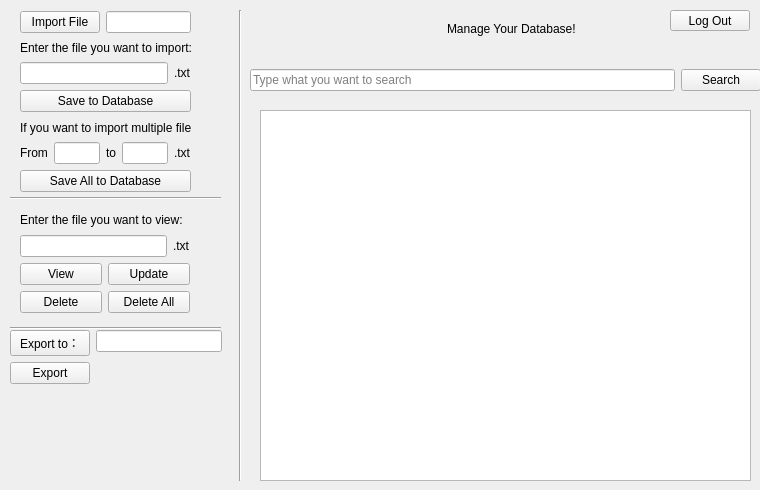
<?xml version="1.0" encoding="UTF-8"?>
<ui version="4.0">
 <class>MainViewWidget</class>
 <widget class="QWidget" name="MainViewWidget">
  <property name="geometry">
   <rect>
    <x>0</x>
    <y>0</y>
    <width>760</width>
    <height>490</height>
   </rect>
  </property>
  <property name="windowTitle">
   <string>Form</string>
  </property>
  <widget class="QWidget" name="wTitle" native="true">
   <property name="geometry">
    <rect>
     <x>410</x>
     <y>10</y>
     <width>203</width>
     <height>38</height>
    </rect>
   </property>
   <layout class="QHBoxLayout" name="horizontalLayout">
    <item>
     <spacer name="horizontalSpacer">
      <property name="orientation">
       <enum>Qt::Horizontal</enum>
      </property>
      <property name="sizeHint" stdset="0">
       <size>
        <width>37</width>
        <height>17</height>
       </size>
      </property>
     </spacer>
    </item>
    <item>
     <widget class="QLabel" name="lblTitle">
      <property name="text">
       <string>Manage Your Database!</string>
      </property>
     </widget>
    </item>
    <item>
     <spacer name="horizontalSpacer_2">
      <property name="orientation">
       <enum>Qt::Horizontal</enum>
      </property>
      <property name="sizeHint" stdset="0">
       <size>
        <width>14</width>
        <height>17</height>
       </size>
      </property>
     </spacer>
    </item>
   </layout>
  </widget>
  <widget class="QWidget" name="wSearch" native="true">
   <property name="geometry">
    <rect>
     <x>250</x>
     <y>60</y>
     <width>511</width>
     <height>40</height>
    </rect>
   </property>
   <layout class="QHBoxLayout" name="horizontalLayout_2">
    <item>
     <widget class="QLineEdit" name="leSearch">
      <property name="placeholderText">
       <string>Type what you want to search</string>
      </property>
     </widget>
    </item>
    <item>
     <widget class="QPushButton" name="btnSearch">
      <property name="text">
       <string>Search</string>
      </property>
     </widget>
    </item>
   </layout>
  </widget>
  <widget class="Line" name="line">
   <property name="geometry">
    <rect>
     <x>230</x>
     <y>10</y>
     <width>20</width>
     <height>471</height>
    </rect>
   </property>
   <property name="orientation">
    <enum>Qt::Vertical</enum>
   </property>
  </widget>
  <widget class="QWidget" name="wExport" native="true">
   <property name="geometry">
    <rect>
     <x>10</x>
     <y>330</y>
     <width>212</width>
     <height>67</height>
    </rect>
   </property>
   <layout class="QFormLayout" name="formLayout">
    <item row="0" column="0">
     <widget class="QPushButton" name="btnExportPath">
      <property name="text">
       <string>Export to：</string>
      </property>
     </widget>
    </item>
    <item row="0" column="1">
     <widget class="QLineEdit" name="lblExportFile"/>
    </item>
    <item row="1" column="0">
     <widget class="QPushButton" name="btnExport">
      <property name="text">
       <string>Export</string>
      </property>
     </widget>
    </item>
   </layout>
  </widget>
  <widget class="QPushButton" name="btnLogOut">
   <property name="geometry">
    <rect>
     <x>670</x>
     <y>10</y>
     <width>80</width>
     <height>21</height>
    </rect>
   </property>
   <property name="text">
    <string>Log Out</string>
   </property>
  </widget>
  <widget class="QPlainTextEdit" name="pteTotalView">
   <property name="geometry">
    <rect>
     <x>260</x>
     <y>110</y>
     <width>491</width>
     <height>371</height>
    </rect>
   </property>
  </widget>
  <widget class="QWidget" name="layoutWidget">
   <property name="geometry">
    <rect>
     <x>20</x>
     <y>120</y>
     <width>171</width>
     <height>72</height>
    </rect>
   </property>
   <layout class="QVBoxLayout" name="verticalLayout">
    <item>
     <widget class="QLabel" name="lblFromTo">
      <property name="text">
       <string>If you want to import multiple files:</string>
      </property>
     </widget>
    </item>
    <item>
     <layout class="QHBoxLayout" name="horizontalLayout_3">
      <item>
       <widget class="QLabel" name="lblFrom">
        <property name="text">
         <string>From</string>
        </property>
       </widget>
      </item>
      <item>
       <widget class="QLineEdit" name="leFrom"/>
      </item>
      <item>
       <widget class="QLabel" name="lblTo">
        <property name="text">
         <string>to</string>
        </property>
       </widget>
      </item>
      <item>
       <widget class="QLineEdit" name="leTo"/>
      </item>
      <item>
       <widget class="QLabel" name="lbltxt_2">
        <property name="text">
         <string>.txt</string>
        </property>
       </widget>
      </item>
     </layout>
    </item>
    <item>
     <widget class="QPushButton" name="btnSaveAll">
      <property name="text">
       <string>Save All to Database</string>
      </property>
     </widget>
    </item>
   </layout>
  </widget>
  <widget class="QWidget" name="layoutWidget">
   <property name="geometry">
    <rect>
     <x>20</x>
     <y>40</y>
     <width>171</width>
     <height>72</height>
    </rect>
   </property>
   <layout class="QVBoxLayout" name="verticalLayout_2">
    <item>
     <widget class="QLabel" name="lblFilename">
      <property name="text">
       <string>Enter the file you want to import:</string>
      </property>
     </widget>
    </item>
    <item>
     <layout class="QHBoxLayout" name="horizontalLayout_4">
      <item>
       <widget class="QLineEdit" name="leFilename"/>
      </item>
      <item>
       <widget class="QLabel" name="lbltxt">
        <property name="text">
         <string>.txt</string>
        </property>
       </widget>
      </item>
     </layout>
    </item>
    <item>
     <widget class="QPushButton" name="btnSaveOne">
      <property name="text">
       <string>Save to Database</string>
      </property>
     </widget>
    </item>
   </layout>
  </widget>
  <widget class="Line" name="line_2">
   <property name="geometry">
    <rect>
     <x>10</x>
     <y>190</y>
     <width>211</width>
     <height>16</height>
    </rect>
   </property>
   <property name="orientation">
    <enum>Qt::Horizontal</enum>
   </property>
  </widget>
  <widget class="QWidget" name="layoutWidget">
   <property name="geometry">
    <rect>
     <x>20</x>
     <y>210</y>
     <width>170</width>
     <height>103</height>
    </rect>
   </property>
   <layout class="QVBoxLayout" name="verticalLayout_3">
    <item>
     <widget class="QLabel" name="lblView">
      <property name="text">
       <string>Enter the file you want to view:</string>
      </property>
     </widget>
    </item>
    <item>
     <layout class="QHBoxLayout" name="horizontalLayout_5">
      <item>
       <widget class="QLineEdit" name="leViewFile"/>
      </item>
      <item>
       <widget class="QLabel" name="lbltxt_3">
        <property name="text">
         <string>.txt</string>
        </property>
       </widget>
      </item>
     </layout>
    </item>
    <item>
     <layout class="QHBoxLayout" name="horizontalLayout_6">
      <item>
       <widget class="QPushButton" name="btnView">
        <property name="text">
         <string>View</string>
        </property>
       </widget>
      </item>
      <item>
       <widget class="QPushButton" name="btnUpdate">
        <property name="text">
         <string>Update</string>
        </property>
       </widget>
      </item>
     </layout>
    </item>
    <item>
     <layout class="QHBoxLayout" name="horizontalLayout_7">
      <item>
       <widget class="QPushButton" name="btnDelete">
        <property name="text">
         <string>Delete</string>
        </property>
       </widget>
      </item>
      <item>
       <widget class="QPushButton" name="btnDeleteAll">
        <property name="text">
         <string>Delete All</string>
        </property>
       </widget>
      </item>
     </layout>
    </item>
   </layout>
  </widget>
  <widget class="Line" name="line_3">
   <property name="geometry">
    <rect>
     <x>10</x>
     <y>320</y>
     <width>211</width>
     <height>16</height>
    </rect>
   </property>
   <property name="orientation">
    <enum>Qt::Horizontal</enum>
   </property>
  </widget>
  <widget class="QWidget" name="">
   <property name="geometry">
    <rect>
     <x>20</x>
     <y>10</y>
     <width>171</width>
     <height>24</height>
    </rect>
   </property>
   <layout class="QHBoxLayout" name="horizontalLayout_8">
    <item>
     <widget class="QPushButton" name="btnImportFile">
      <property name="text">
       <string>Import File</string>
      </property>
     </widget>
    </item>
    <item>
     <widget class="QLineEdit" name="leImportFile">
      <property name="readOnly">
       <bool>true</bool>
      </property>
     </widget>
    </item>
   </layout>
  </widget>
 </widget>
 <resources/>
 <connections/>
</ui>
